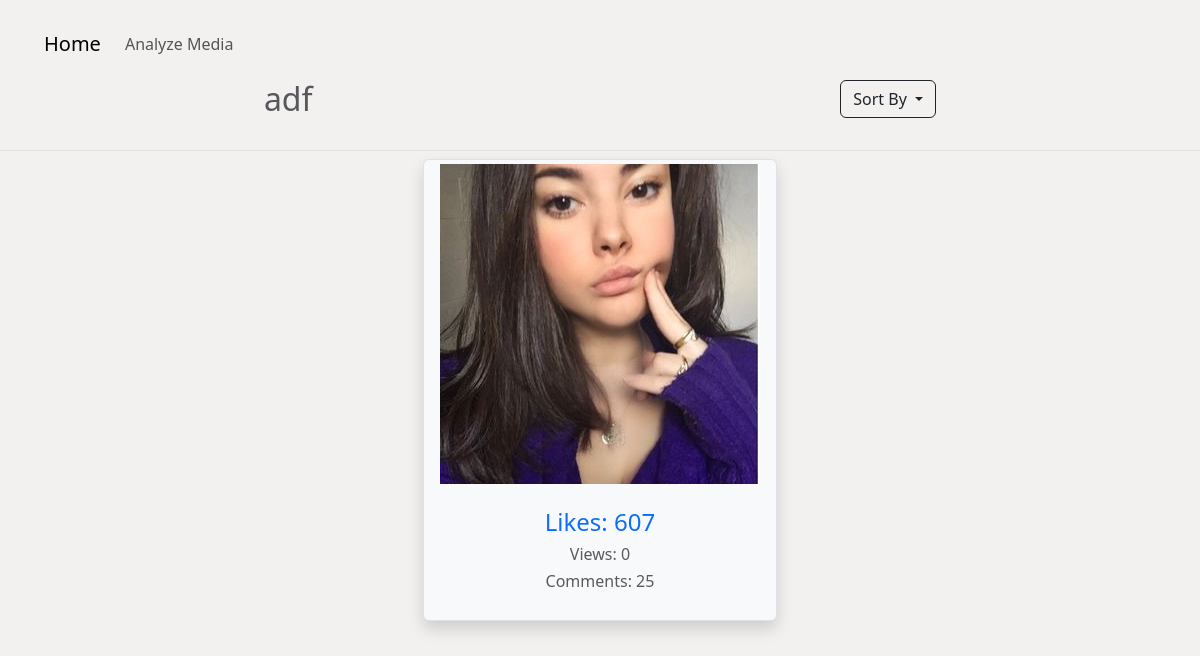
Page /projects/analyze/?id=dl7vtr0kcgfi7enf5ssj&sort=L on the committed database.
### projects/models.py (models this page shows)
class Project(models.Model):
    id = models.CharField(max_length=20, primary_key=True, default=idgen)
    name = models.CharField(max_length=50)
    cDate = models.DateTimeField(default=timezone.now)
    user = models.ForeignKey(User, on_delete=models.CASCADE)
    size = models.IntegerField(default=25)
    def __str__(self):
        return self.name

class projectAccounts(models.Model):
    id = models.CharField(max_length=20, primary_key=True, default=idgen)
    account = models.ForeignKey(instaAccounts, on_delete=models.CASCADE, default=idgen)
    project = models.ForeignKey(Project, on_delete=models.CASCADE)
    visiblity = models.BooleanField(default=True)
    def __str__(self):
        return str(self.account)

### accounts/models.py (models this page shows)
class instaAccounts(models.Model):
    username = models.CharField(max_length=30)
    userId = models.CharField(primary_key=True, max_length=20, default=idgen)
    followers = models.JSONField(default=dict)
    following = models.JSONField(default=dict)
    medias = models.JSONField(default=dict)
    isVerified = models.BooleanField(default=False)
    isBusiness = models.BooleanField(default=False)
    businessCategory = models.CharField(max_length=50, default=None, blank=True, null=True)
    category = models.CharField(max_length=50, default=None, blank=True, null=True)
    dailyTrending = models.JSONField(default=dict)
    dataIn = models.JSONField(default=dict)
    views = models.IntegerField(default=0)
    likes = models.IntegerField(default=0)
    comments = models.IntegerField(default=0)
    hashtags = models.TextField(default=" ")
    bio = models.TextField(default=" ")
    def __str__(self):
        return self.username

### analyze/views.py (the view)
# urls.py: path('', views.analizeAccounts, name="analyze-accounts"),
def analizeAccounts(request):
    id = request.GET.get('id')
    project = Project.objects.filter(id=id).first()
    accounts = projectAccounts.objects.filter(project=project).all()
    sort = request.GET.get('sort', "")
    if sort == "":
        for account in accounts:
            media = Media.objects.filter(user=account.account).first()
            if media:
                print(media)
            else:
                medias = cl.user_medias(account.account.userId, 10)
                for item in medias:
                    if Media.objects.filter(mediaId=item.pk).exists():
                        continue
                    if item.media_type == 2:
                        mType = 'video'
                    elif item.media_type == 8:
                        mType = 'image'
                    else:
                        mType = ""
                    if item.video_url:
                        isVideo = True
                        isPhoto = False
                        imgResponse = requests.get(item.video_url)
                        with open(f"accounts/static/accounts/media/videos/{item.pk}.mp4", 'wb') as f:
                            f.write(imgResponse.content)
                    elif item.thumbnail_url:
                        isPhoto = True
                        isVideo = False
                        imgResponse = requests.get(item.thumbnail_url)
                        with open(f"accounts/static/accounts/media/images/{item.pk}.png", 'wb') as f:
                            f.write(imgResponse.content)
                    multiItems = {}
                    if item.resources:
                        isMultiple = True
                        isVideo = False
                        isPhoto = False
                        for it in item.resources:
                            if it.video_url:
                                imgResponse = requests.get(it.video_url)
                                with open(f"accounts/static/accounts/media/videos/{it.pk}.mp4", 'wb') as f:
                                    f.write(imgResponse.content)
                                multiItems[f"{it.pk}"] = {
                                    "isVideo": True,
                                    "id": it.pk
                                }
                            elif it.thumbnail_url:
                                imgResponse = requests.get(it.thumbnail_url)
                                with open(f"accounts/static/accounts/media/images/{it.pk}.png", 'wb') as f:
                                    f.write(imgResponse.content)
                                multiItems[f"{it.pk}"] = {
                                    "isVideo": False,
                                    "id": it.pk
                                }
                    else:
                        isMultiple = False
                    checkL = Media.objects.filter(mediaId=item.pk).first()
                    hashtags = ""
                    for word in str(item.caption_text).split():
                        if word[0] == "#":
                            hashtags = f"{hashtags}{word} "
                    if checkL == None:
                        Media(
                            mediaId=item.pk,
                            user=account.account,
                            isVideo=isVideo,
                            isPhoto=isPhoto,
                            isMultiple=isMultiple,
                            multiItems=multiItems,
                            likes=checkLikes(item.like_count),
                            comments=item.comment_count,
                            views=item.view_count,
                            Date=item.taken_at,
                            hashtags=hashtags,
                            caption=item.caption_text
                        ).save()
                        account.account.hashtags = account.account.hashtags + hashtags
                        account.account.save()
        accounts = projectAccounts.objects.filter(project=project).all()
        for account in accounts:
            medias = Media.objects.filter(user=account.account).all()
            account.account.views = 0
            account.account.comments = 0
            account.account.likes = 0
            for media in medias:
                account.account.views += int(media.views)
                account.account.likes += int(media.likes)
                account.account.comments += int(media.comments)
            account.account.save()
        accounts = projectAccounts.objects.filter(project=project).annotate(Max("account__views")).order_by('-account__views__max')
    elif sort == "V":
        accounts = projectAccounts.objects.filter(project=project).annotate(Max("account__views")).order_by('-account__views__max')
    elif sort == "L":
        accounts = projectAccounts.objects.filter(project=project).annotate(Max("account__likes")).order_by('-account__likes__max')
    elif sort == "C":
        accounts = projectAccounts.objects.filter(project=project).annotate(Max("account__comments")).order_by('-account__comments__max')
    return render(request, "analyze/analyze.html", {
        "accounts": accounts,
        "project": project,
        "title": f"{project} - Analyze",
        "sort": sort
    })

### analyze/templates/analyze/analyze.html (shortened to what this page needs)
{% extends "projects/base.html" %}
{% load bootstrap5 %}
{% load static %}
{% load humanize %}
{% block head %}
    <link rel="stylesheet" type="text/css" href="{% static 'analyze/css/analyze.css' %}">
    <link rel="stylesheet" type="text/css" href="{% static 'projects/load.css' %}">
{% endblock head %}
{% block navcontent %}
    <li class="nav-item">
        <a  class="nav-link" href="media/?id={{ project.id }}&" onclick="showLoading()">
            Analyze Media
        </a>
    </li>
{% endblock %}
{% block content %}
    <div class="container-fluid" id="main">
        <div class="row row-cols-auto mb-4">
            <div class="col mx-auto d-flex justify-content-end">
                <h2 class="text-muted">
                    {{ project }}
                </h2>
            </div>
            <div class="col mx-auto d-flex justify-content-center">
                <div class="dropdown">
                    <button class="dropdown-toggle btn btn-outline-dark" href="#"  data-bs-toggle="dropdown" aria-expanded="false">
                        Sort By
                    </button>
                </div>
            </div>
        </div>
        <div class="row row-cols-auto mt-3 border-top">
            {% for account in accounts %}
                <div class="col mx-auto my-2">
                    <div class="card border shadow rounded bg-light">
                        <div class="container m-1">
                            <img src="{% static 'accounts/profilePictures/'|add:account.account.userId|add:'.png' %}" alt="{{ account }}">
                        </div>
                        <div class="card-body m-1">
                            {% if sort == "" or sort == "V"%}
                                <h5 class="text-primary text-center fs-4">Views: {{ account.account.views|intcomma }}</h5>
                                <p class=".text-muted text-center h6">Likes: {{ account.account.likes|intcomma }}</p>
                                <p class=".text-muted text-center h6">Comments: {{ account.account.comments|intcomma }}</p>
                            {% elif sort == "L" %}
                                <h5 class="text-primary text-center fs-4">Likes: {{ account.account.likes|intcomma }}</h5>
                                <p class="text-muted text-center h6">Views: {{ account.account.views|intcomma }}</p>
                                <p class="text-muted text-center h6">Comments: {{ account.account.comments|intcomma }}</p>
                            {% elif sort == "C" %}
                                <h5 class="text-primary text-center fs-4">Comments: {{ account.account.comments|intcomma }}</h5>
                                <p class="text-muted text-center h6">Likes: {{ account.account.likes|intcomma }}</p>
                                <p class="text-muted text-center h6">Views: {{ account.account.views|intcomma }}</p>
                            {% endif %}
                        </div>
                    </div>
                </div>
            {% endfor %}
        </div>
    </div>
{% endblock content %}

### projects/static/projects/main.css (style rules this page uses)
body { background: rgba(241, 237, 237, 0.8); }

### rows in the picture
Project: name "adf"
projectAccounts: account.username (picture), account.likes "607", account.views "0", account.comments "25"
